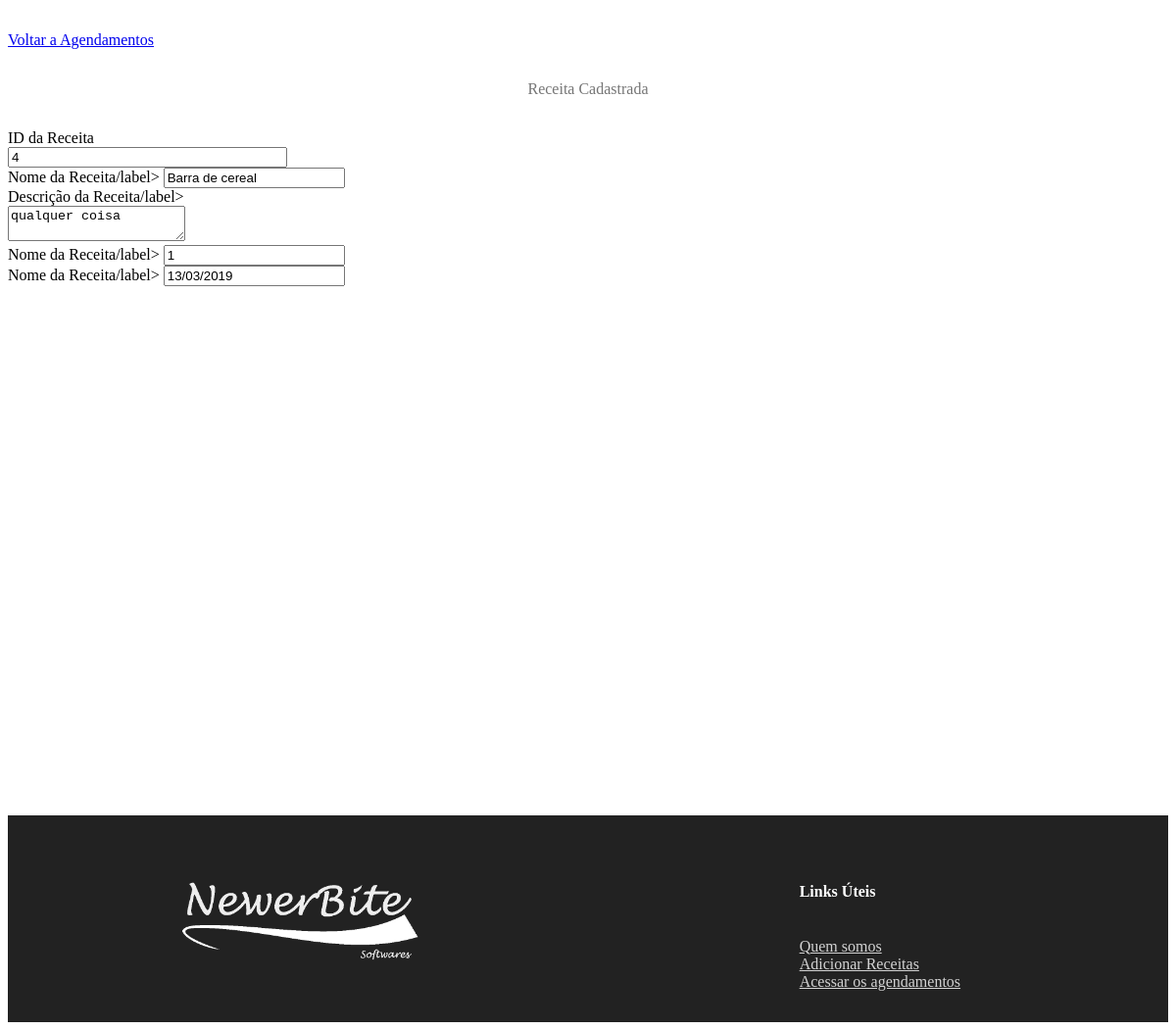
The page /receita.php?id_menu=4 (signed in) on the database its author committed.
### tables this page shows
CREATE TABLE `menu` (
  `id_menu` int(10) NOT NULL,
  `nome_receita` varchar(100) NOT NULL,
  `des_receita` text NOT NULL,
  `tempo_preparo` int(11) NOT NULL,
  `data_cadastro` datetime NOT NULL
);

### receita.php (the view, shortened to what this page needs)
<!DOCTYPE html>
<html lang="en" dir="ltr">
<head>
    <link rel="stylesheet" href="css/btns_style.css">
    <link rel="stylesheet" href="css/forms_style.css">
</head>
<body>
    <section style="height:100vh;">
        <?php
            include "conexao.php";
            $id = $_GET["id_menu"];
            $sql = mysqli_query($conexao, "SELECT nome_receita, des_receita, tempo_preparo, DATE_FORMAT(data_cadastro, '%d/%m/%Y')
            FROM menu WHERE id_menu = $id");
            while ($exibe = mysqli_fetch_row($sql)) {
        ?>
        <div class="container pedido">
            <a class="btn btn-info text-light" href="agendamento.php" style="margin-bottom:1rem;">Voltar a Agendamentos</a>
            <form class="form__produtos" name="form__produtos" action="visualizarReceitas.php" method="post">
                <div class="fields__container">
                    <h4>Receita Cadastrada</h4>
                    <div class="form-inline">
                        <div class="form-group">
                            <label for="id_produto">ID da Receita</label>
                            <input class="form-control" type="int" name="id_menu" value="<?php echo $id;?>" readonly>
                        </div>
                    </div>
                    <div class="form-group block__fields">
                        <label name="nome_receita" class="fields__title">Nome da Receita/label>
                          <input class="form-control" name="nome_receita" type="text" value="<?php echo $exibe[0]; ?>">
                    </div>
                    <div class="form-group block__fields">
                        <label name="des_receita" class="fields__title">Descrição da Receita/label>
                        <div class="input-group nome_receita">
                            <textarea class="form-control" name="des_receita"><?php echo $exibe[1]; ?></textarea>
                        </div>
                    </div>
                    <div class="form-group block__fields">
                        <label name="nome_receita" class="fields__title">Nome da Receita/label>
                        <input class="form-control" name="tempo_preparo" type="text" value="<?php echo $exibe[2]; ?>">
                    </div>
                    <div class="form-group block__fields">
                        <label name="nome_receita" class="fields__title">Nome da Receita/label>
                        <input class="form-control" name="data_cadastro" type="text" value="<?php echo $exibe[3]; ?>">
                    </div>
                </div>
            </form>
        </div>
        <?php } ?>
    </section>
</body>
</html>

### css/forms_style.css (style rules this page uses)
.container.produtos, .container.fornecedor, .container.cliente, .container.pedido { margin-top: 32px; margin-bottom: 32px; }
.fields__container > h4 { font-weight:500; text-align:center; margin: 32px auto; color:rgba(0,0,0,.54); }
.form-inline { display: flex; justify-content: space-between; }
.form-inline .form-control { width: 100% !important; }

### css/footer.css (style rules this page uses)
.footer__container { width: 100%; display: flex; background-color: #222; flex-wrap: wrap; justify-content: space-around; }
.footer__logo__container { display: flex; align-items: center; }
.footer__logo { width: 100%; color: #fff; display: flex; justify-content: center; }
.footer__logo img { max-width: 300px; max-height: 120px ; }
.footer__container__columns { display: flex; }
.footer__column { color: #ffffff; margin: 32px 64px; }
.footer__column__title { text-transform: capitalize; font-size: 1em; }
.footer__nav__links { display: flex; flex-direction: column; }
.footer__nav__links a { color: #d3d3d3; }

### rows shown on the page
menu: nome_receita "Barra de cereal", des_receita "qualquer coisa", tempo_preparo "1", data_cadastro "13/03/2019"
